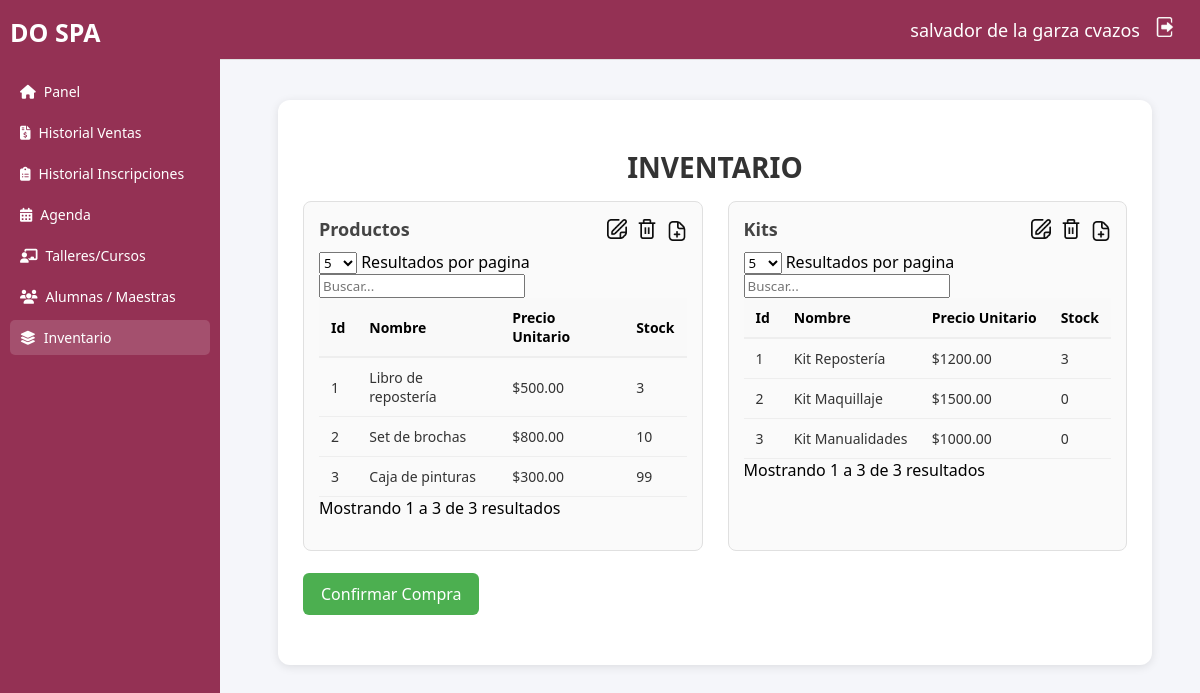
Page /inventario.php (signed in) on the earlier database version.
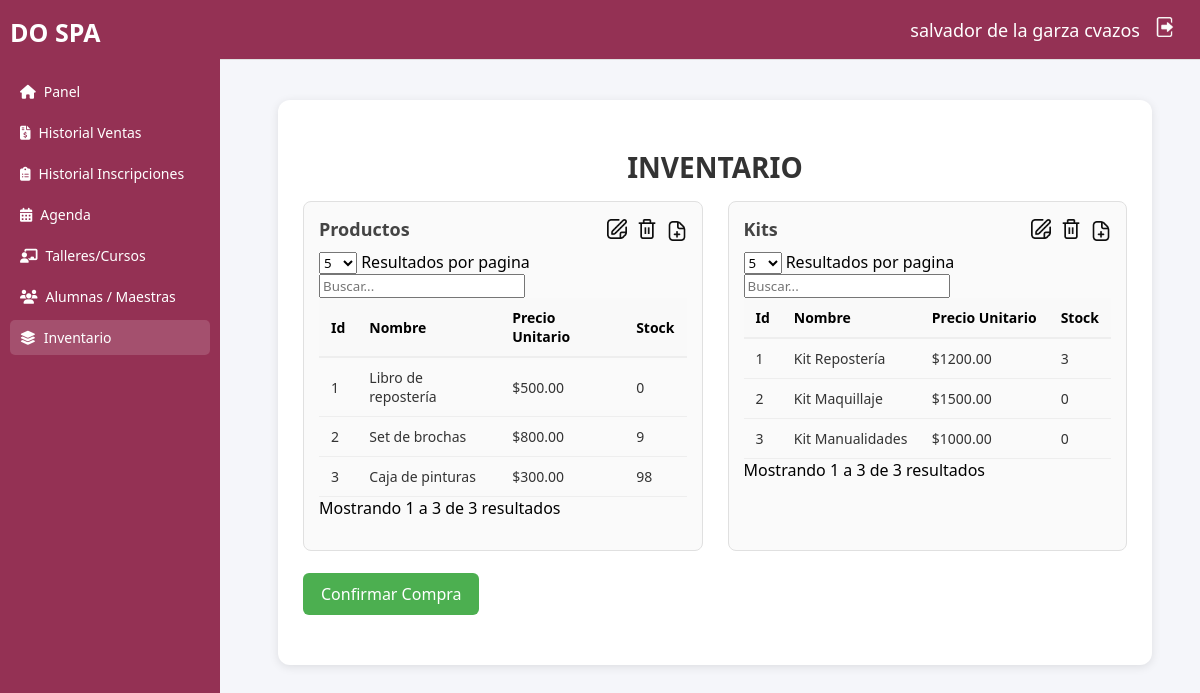
Same page on the later database version.
### tables this page shows
CREATE TABLE `productos` (
  `id_producto` int(11) NOT NULL,
  `nombre` varchar(255) DEFAULT NULL,
  `precio_unitario` decimal(10,2) DEFAULT NULL,
  `Stock` int(11) NOT NULL,
  `Activo` tinyint(1) NOT NULL DEFAULT 1
);

### inventario.php (the view, shortened to what the changed rows need)
<?php
include_once("conexion.php");
if(empty($_SESSION['Id_Usuario'])){header("location: index.html");}else{
?>
<!DOCTYPE html>
<html lang="es">
<head>
  <link rel="stylesheet" href="css/sidebar.css">
  <link rel="stylesheet" href="css/header.css">
  <link rel="stylesheet" href="css/inventario.css">
  <link rel="stylesheet" href="https://cdnjs.cloudflare.com/ajax/libs/font-awesome/6.4.0/css/all.min.css">
  <link rel="stylesheet" href="https://cdn.jsdelivr.net/npm/simple-datatables@latest/dist/style.css">
</head>
<body>
  <div class="dashboard">
    <main class="main">
        <div class="inventario">
            <h2 class="titulo-inventario" align="center">INVENTARIO</h2>
            <div class="tablas-inventario">
                <section class="productos">
                <div class="section-header">
                    <h3>Productos</h3>
                    <div class="section-actions">
                    </div>
                </div>
                <table id="TablaProductos" class="display">
                    <thead>
                    <tr>
                        <th>Id</th>
                        <th>Nombre</th>
                        <th>Precio Unitario</th>
                        <th>Stock</th>
                    </tr>
                    </thead>
                    <tbody>
                    <?php
                        $sql = "SELECT * FROM productos";
                        $r = mysqli_query($conexion, $sql);
                        while($mostrar = mysqli_fetch_array($r)) {
                    ?>
                    <tr>
                        <td><?php echo $mostrar['id_producto'] ?></td>
                        <td><?php echo $mostrar['nombre'] ?></td>
                        <td><?php echo "$".$mostrar['precio_unitario'] ?></td>
                        <td><?php echo $mostrar['Stock'] ?></td>
                    </tr>
                    <?php } ?>
                    </tbody>
                </table>
                </section>
                <section class="kits">
                <table id="TablaKits" class="display">
                    <thead>
                    <tr>
                        <th>Id</th>
                        <th>Nombre</th>
                        <th>Precio Unitario</th>
                        <th>Stock</th>
                    </tr>
                    </thead>
                </table>
                </section>
            </div>
            <br>
        </div>
    </main>
  </div>
</body>
</html>
<?php
}
?>

Differences in the rows shown:
changed productos "Libro de repostería": Stock "3" → "0"
changed productos "Set de brochas": Stock "10" → "9"
changed productos "Caja de pinturas": Stock "99" → "98"
